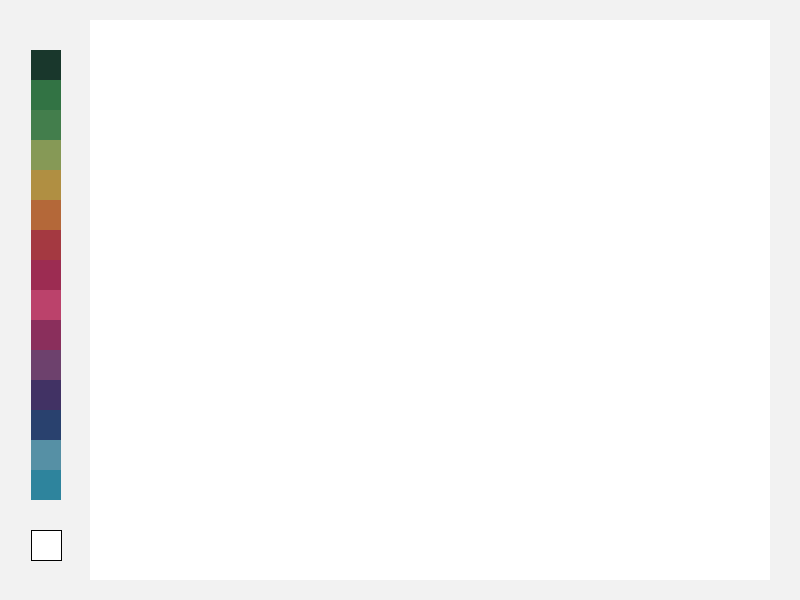
Frame 1 (no input)
Frame 60 (the mouse pressed at the canvas centre just before this capture): identical to frame 1, image omitted
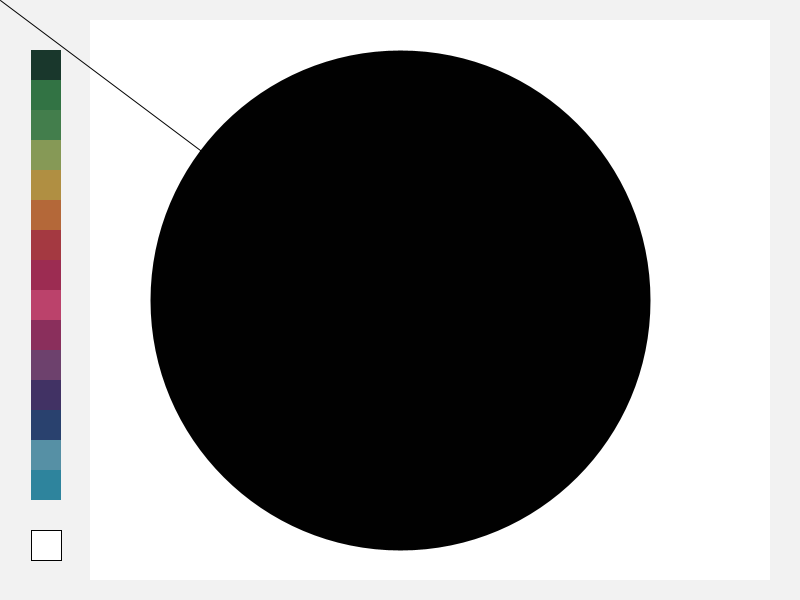
Frame 120 (the mouse held since frame 60 and released just before this capture)

The Processing sketch that drew these frames (run headless with seeded random() and noise(); from frame 60 on, the mouse is pressed at the canvas centre):

// Processing sketch: processing_162390
// ── processing_162390.pde

int xPos = 31;
int yPos = 50;
int S = 30;


void setup() {
  noStroke();
  size(800, 600);
  background(242, 242, 242);
  fill(255);
  rect(90, 20, 680, 560);



  fill(25, 55, 44);
  rect(xPos, yPos, S, S);

  fill(50, 115, 68);
  rect(xPos, yPos+S, S, S);

  fill(67, 126, 76);
  rect(xPos, yPos+S+S, S, S);

  fill(134, 153, 86);
  rect(xPos, yPos+S+S+S, S, S);

  fill(176, 143, 66);
  rect(xPos, yPos+S+S+S+S, S, S);

  fill(180, 104, 57);
  rect(xPos, yPos+S+S+S+S+S, S, S);

  fill(164, 57, 65);
  rect(xPos, yPos+S+S+S+S+S+S, S, S);

  fill(156, 44, 82);
  rect(xPos, yPos+S+S+S+S+S+S+S, S, S);

  fill(187, 66, 107);
  rect(xPos, yPos+S+S+S+S+S+S+S+S, S, S);

  fill(138, 47, 92);
  rect(xPos, yPos+S+S+S+S+S+S+S+S+S, S, S);

  fill(109, 65, 109);
  rect(xPos, yPos+S+S+S+S+S+S+S+S+S+S, S, S);

  fill(65, 50, 100);
  rect(xPos, yPos+S+S+S+S+S+S+S+S+S+S+S, S, S);

  fill(41, 65, 110);
  rect(xPos, yPos+S+S+S+S+S+S+S+S+S+S+S+S, S, S);

  fill(86, 144, 165);
  rect(xPos, yPos+S+S+S+S+S+S+S+S+S+S+S+S+S, S, S);

  fill(46, 132, 157);
  rect(xPos, yPos+S+S+S+S+S+S+S+S+S+S+S+S+S+S, S, S);





  stroke(1);
  fill(255);
  rect(xPos, yPos+S+S+S+S+S+S+S+S+S+S+S+S+S+S+S+S, S, S);
}





void draw() {
  if (mousePressed) {
    if (mouseX > 100 && mouseX < 800 && mouseY > 0 && mouseY < 600) {
      line (pmouseX, pmouseY, mouseX, mouseY);
      float Random = dist(pmouseX, pmouseY, mouseX, mouseY);
      strokeWeight(Random);
    }
    if (mouseX > xPos && mouseX < xPos+S && mouseY > yPos && mouseY < yPos+S) {
      stroke(25, 55, 44);
      strokeWeight(1);
    }
    if (mouseX > xPos && mouseX < xPos+S && mouseY > yPos+S && mouseY < yPos+S+S) {
      stroke(50, 115, 68);
      strokeWeight(1);
    }
    if (mouseX > xPos && mouseX < xPos+S && mouseY > yPos+S+S && mouseY < yPos+S+S+S) {
      stroke(67, 126, 76);
      strokeWeight(1);
    }
    if (mouseX > xPos && mouseX < xPos+S && mouseY > yPos+S+S+S && mouseY < yPos+S+S+S+S) {
      stroke(134, 153, 86);
      strokeWeight(1);
    }
    if (mouseX > xPos && mouseX < xPos+S && mouseY > yPos+S+S+S+S && mouseY < yPos+S+S+S+S+S) {
      stroke(176, 143, 66);
      strokeWeight(1);
    }
    if (mouseX > xPos && mouseX < xPos+S && mouseY > yPos+S+S+S+S+S && mouseY < yPos+S+S+S+S+S+S) {
      stroke(180, 104, 57);
      strokeWeight(1);
    }
    if (mouseX > xPos && mouseX < xPos+S && mouseY > yPos+S+S+S+S+S+S && mouseY < yPos+S+S+S+S+S+S+S) {
      stroke(164, 57, 65);
      strokeWeight(1);
    }
    if (mouseX > xPos && mouseX < xPos+S && mouseY > yPos+S+S+S+S+S+S+S && mouseY < yPos+S+S+S+S+S+S+S+S) {
      stroke(156, 44, 82);
      strokeWeight(1);
    }
    if (mouseX > xPos && mouseX < xPos+S && mouseY > yPos+S+S+S+S+S+S+S+S && mouseY < yPos+S+S+S+S+S+S+S+S+S) {
      stroke(187, 66, 107);
      strokeWeight(1);
    }
    if (mouseX > xPos && mouseX < xPos+S && mouseY > yPos+S+S+S+S+S+S+S+S+S && mouseY < yPos+S+S+S+S+S+S+S+S+S+S) {
      stroke(138, 47, 92);
      strokeWeight(1);
    }
    if (mouseX > xPos && mouseX < xPos+S && mouseY > yPos+S+S+S+S+S+S+S+S+S+S && mouseY < yPos+S+S+S+S+S+S+S+S+S+S+S) {
      stroke(109, 65, 109);
      strokeWeight(1);
    }
    if (mouseX > xPos && mouseX < xPos+S && mouseY > yPos+S+S+S+S+S+S+S+S+S+S+S && mouseY < yPos+S+S+S+S+S+S+S+S+S+S+S+S) {
      stroke(65, 50, 100);
      strokeWeight(1);
    }
    if (mouseX > xPos && mouseX < xPos+S && mouseY > yPos+S+S+S+S+S+S+S+S+S+S+S+S && mouseY < yPos+S+S+S+S+S+S+S+S+S+S+S+S+S) {
      stroke(41, 65, 110);
      strokeWeight(1);
    }
    if (mouseX > xPos && mouseX < xPos+S && mouseY > yPos+S+S+S+S+S+S+S+S+S+S+S+S+S && mouseY < yPos+S+S+S+S+S+S+S+S+S+S+S+S+S+S) {
      stroke(86, 144, 165);
      strokeWeight(1);
    }
    if (mouseX > xPos && mouseX < xPos+S && mouseY > yPos+S+S+S+S+S+S+S+S+S+S+S+S+S+S && mouseY < yPos+S+S+S+S+S+S+S+S+S+S+S+S+S+S+S) {
      stroke(46, 132, 157);
      strokeWeight(1);
    }



    if (mouseX < xPos+S && mouseX >xPos && mouseY <yPos+S+S+S+S+S+S+S+S+S+S+S+S+S+S+S+S+S+S && mouseY >yPos+S+S+S+S+S+S+S+S+S+S+S+S+S+S+S) {
      stroke(255);
    }
  }
}
